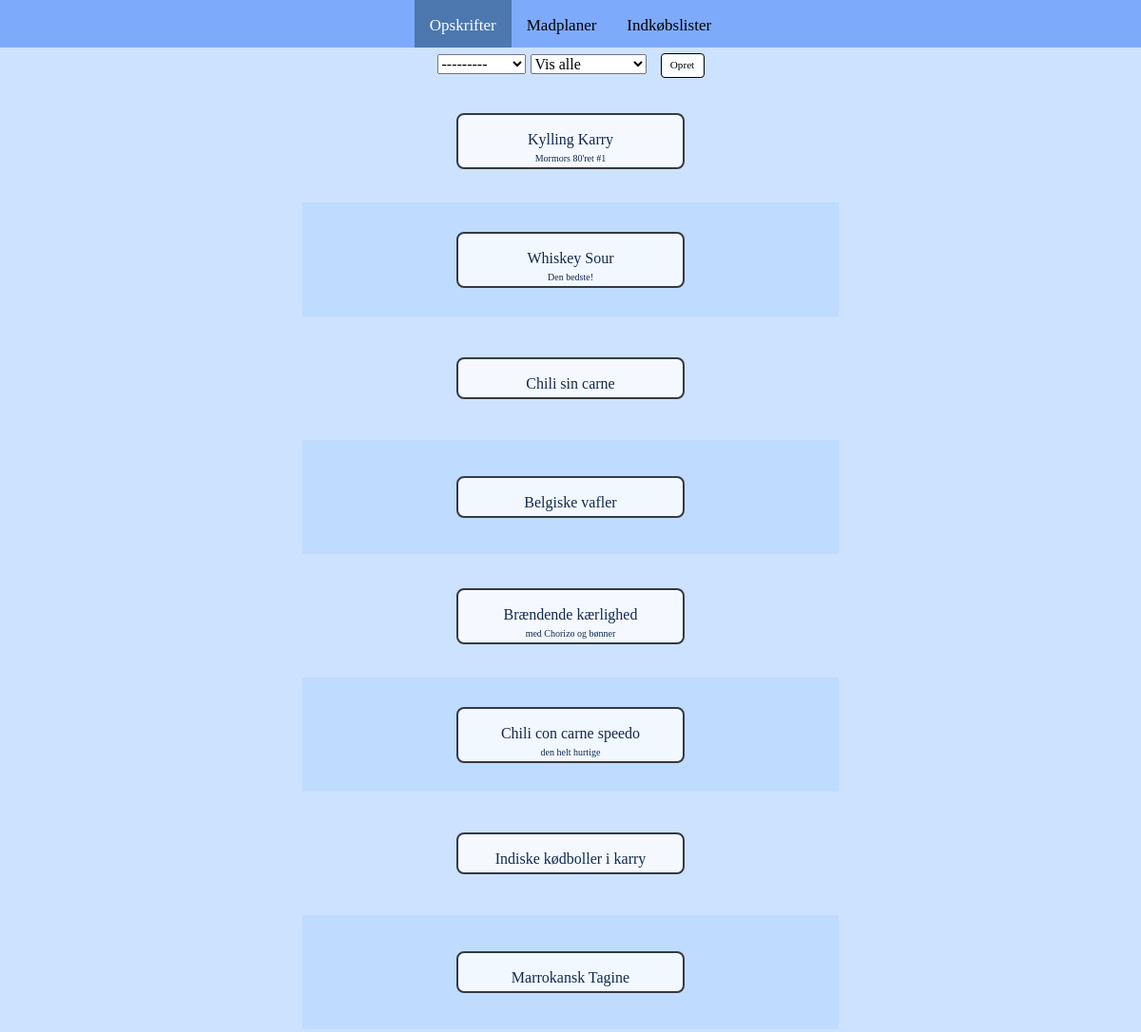
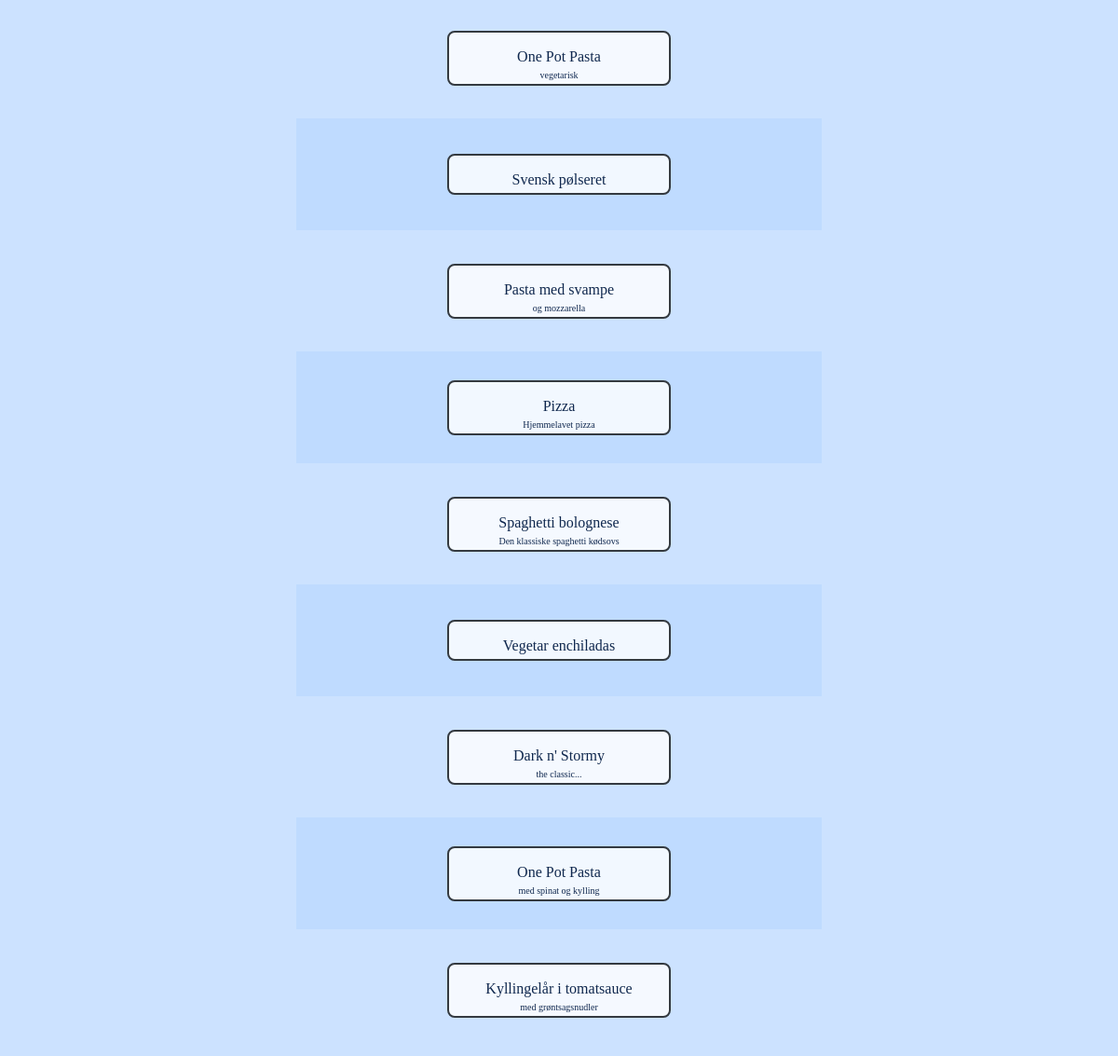
Page /recipies/ on the committed database (2 pictures, top to bottom).
### recipies/models.py (models this page shows, shortened)
class Recipies(models.Model):
  class Meta:
    verbose_name = 'Recipe'
    verbose_name_plural = 'Recipies'
  date = models.DateTimeField(default=timezone.now)
  name = models.CharField(max_length=50)
  description = models.CharField(max_length=300, blank=True)
  recipe_type = models.ForeignKey(RecipeTypes, on_delete=models.DO_NOTHING, blank=True)
  photo_thumbnail = models.ImageField(upload_to='photos/thumbnails/', blank=True)
  tags = models.ManyToManyField(RecipeTags)
  prep_time = models.CharField(max_length=6, blank=True, null=True)
  def get_type(self):
    return self.recipe_type.name

### recipies/views.py (the view)
# urls.py: path('', views.show_recipies, name='show_recipies'),
def show_recipies(request):
    if request.GET.get('recipe_type') and request.GET.get('tags'):
        filter_by_type = request.GET.get('recipe_type')
        filter_by_tags = request.GET.get('tags')
        recipies_query = Recipies.objects.filter(recipe_type_id=filter_by_type, tags=filter_by_tags)
        form = RecipeTypeFilterBox(initial={'recipe_type': filter_by_type, 'tags': filter_by_tags})
    elif request.GET.get('recipe_type'):
        filter_by = request.GET.get('recipe_type')
        recipies_query = Recipies.objects.filter(recipe_type_id=filter_by)
        form = RecipeTypeFilterBox(initial={'recipe_type': filter_by})
    elif request.GET.get('tags'):
        filter_by = request.GET.get('tags')
        recipies_query = Recipies.objects.filter(tags=filter_by)
        form = RecipeTypeFilterBox(initial={'tags': filter_by})
    else:
        recipies_query = Recipies.objects.all()
        form = RecipeTypeFilterBox()
    recipies = []
    for recipe in recipies_query:
        recipies.append({
            'id':recipe.id,
            'name': recipe.name,
            'type': recipe.get_type(),
            'description': recipe.description,
            'photo_thumbnail': recipe.photo_thumbnail,
            'prep_time': recipe.prep_time
            })
    shuffle(recipies)
    context = {'recipies': recipies, 'form': form}
    return render(request, 'recipies/index.html', context)

### recipies/forms.py
class RecipeTypeFilterBox(forms.ModelForm):
  class Meta:
    model = Recipies
    fields = (
    'recipe_type',
    'tags',
    )
    labels = {
      'recipe_type': '',
      'tags': '',
    }
    widgets = {
      'recipe_type': forms.Select(attrs={'onchange': 'filterbox.submit();'}),
      'tags': forms.Select(attrs={'onchange': 'filterbox.submit();'}),
    }

### recipies/models.py (called while the page is built)
  def __str__(self):
    return self.name

  def __str__(self):
    return self.tag

### templates/recipies/index.html (shortened to what this page needs)
{% extends 'base.html' %}
{% load static %}
{% block content %}
<div class="center container">
        <div class="flex">
            <form method="GET" class="filterbox" name="filterbox" action="{% url 'show_recipies' %}">
                {{ form.as_p }}
            </form>
            <a href="{% url 'new_recipe' %}" class="xsml-button">Opret</a>
        </div>
    <table>
        <tbody>
            {% for recipe in recipies %}
            <tr class="recipe-info" style="background-image: url('/media/{{ recipe.photo_thumbnail }}')">
                <td class="recipe-label-td">
                    <a href="{% url 'show_recipe' recipe.id %}">
                        <span class="recipe-label">{{recipe.name}}
                            <p class="sub-label">{{recipe.description}}</p>
                        </span>
                    </a>
                </td>
            </tr>
            {% endfor %}
        </tbody>
    </table>
</div>
{% endblock %}

### templates/base.html (shortened to what this page needs)
{% load static %}
<!DOCTYPE html>
<html lang="en">
<head>
    <link rel="stylesheet" href="{% static 'css/bootstrap.css' %}">
    <link rel="stylesheet" href="{% static 'css/style.css' %}">
</head>
<body>
  {% include 'partials/_navbar.html' %}
  {% block content %}
  {% endblock %}
</body>
</html>

### templates/partials/_navbar.html (shortened to what this page needs)
{% load static %}
<div id="nav">
  <ul>
    <li>
      <a
      {% if '/recipies/' == request.path %}
        class="active"
      {% endif %}
      href="{% url 'show_recipies' %}">Opskrifter</a>
    </li>
    <li>
      <a
      href="{% url 'view_foodplans' %}">Madplaner</a>
    </li>
    <li>
      <a
      href="{% url 'todo_index' %}">Indkøbslister</a>
    </li>
  </ul>
</div>

### Madplan/static/css/style.css (style rules this page uses)
body { background: hsl(214, 100%, 90%); font-family: Avenir; }
.container { padding-left: 15px; padding-right: 15px; padding-bottom: 30px; max-width: 576px; }
.center { display: flex; flex-direction: column; justify-content: center; align-items: center; padding: 6px; }
.xsml-button { background-color: rgb(251, 253, 255); border: 1px solid black; border-radius: 4px; color: black; text-align: center; text-decoration: none; line-height: 23px; font-size: 70%; width: 46px; height: 26px; max-width: 360px; transition: all 170ms ease-in-out; cursor: pointer; box-sizing: border-box; position: relative; margin-left: 10px; }
.flex { display: flex; }
table { table-layout: fixed; border-collapse: separate; border-spacing: 0 5px; width: 100%; }
td, th { border: none; padding: 5px; }
tr:nth-child(even) { background-color: #bfdbff; }
.recipe-info { height: 120px; background-size: 100%; }
.recipe-label { background-color: rgba(255, 255, 255, 0.8); padding: 14px; padding-bottom: 2px; border: 2px solid #343a40; border-radius: 8px; display: inline-block; width: 240px; }
.recipe-label-td { text-align: center; }
.sub-label { font-size: 10px; margin: 0; }
.filterbox { display: flex; height: 27px; }
.filterbox p { padding-right: 5px; }
p { margin-block-start: 0em; margin-block-end: 5px; }
.active { background-color: #4c77af; }
#nav { left: 0px; height: 50px; background-color: rgb(126, 170, 252); width: 100%; display: flex; justify-content: center; }
#nav ul { margin: 0; padding: 0; }
#nav ul li { margin: 0; padding: 0; float:left; }
#nav ul li a { text-decoration: none; font-size: 17px; padding: 14px 16px; display: block; color: #000000; text-align: center; }
#nav a.active { background-color: #4c77af; color: white; }
ul { list-style-type: none; margin: 8px; padding: 0; overflow: hidden; }
li a, .dropbtn { display: inline-block; color: white; text-align: center; text-decoration: none; }

### rows in the picture
Recipies: name "Kylling Karry", description "Mormors 80'ret #1"
Recipies: name "Whiskey Sour", description "Den bedste!"
Recipies: name "Chili sin carne"
Recipies: name "Belgiske vafler"
Recipies: name "Brændende kærlighed", description "med Chorizo og bønner"
Recipies: name "Chili con carne speedo", description "den helt hurtige"
Recipies: name "Indiske kødboller i karry"
Recipies: name "Marrokansk Tagine"
Recipies: name "One Pot Pasta", description "vegetarisk"
Recipies: name "Svensk pølseret"
Recipies: name "Pasta med svampe", description "og mozzarella"
Recipies: name "Pizza", description "Hjemmelavet pizza"
Recipies: name "Spaghetti bolognese", description "Den klassiske spaghetti kødsovs"
Recipies: name "Vegetar enchiladas"
Recipies: name "Dark n' Stormy", description "the classic..."
Recipies: name "One Pot Pasta", description "med spinat og kylling"
Recipies: name "Kyllingelår i tomatsauce", description "med grøntsagsnudler"
